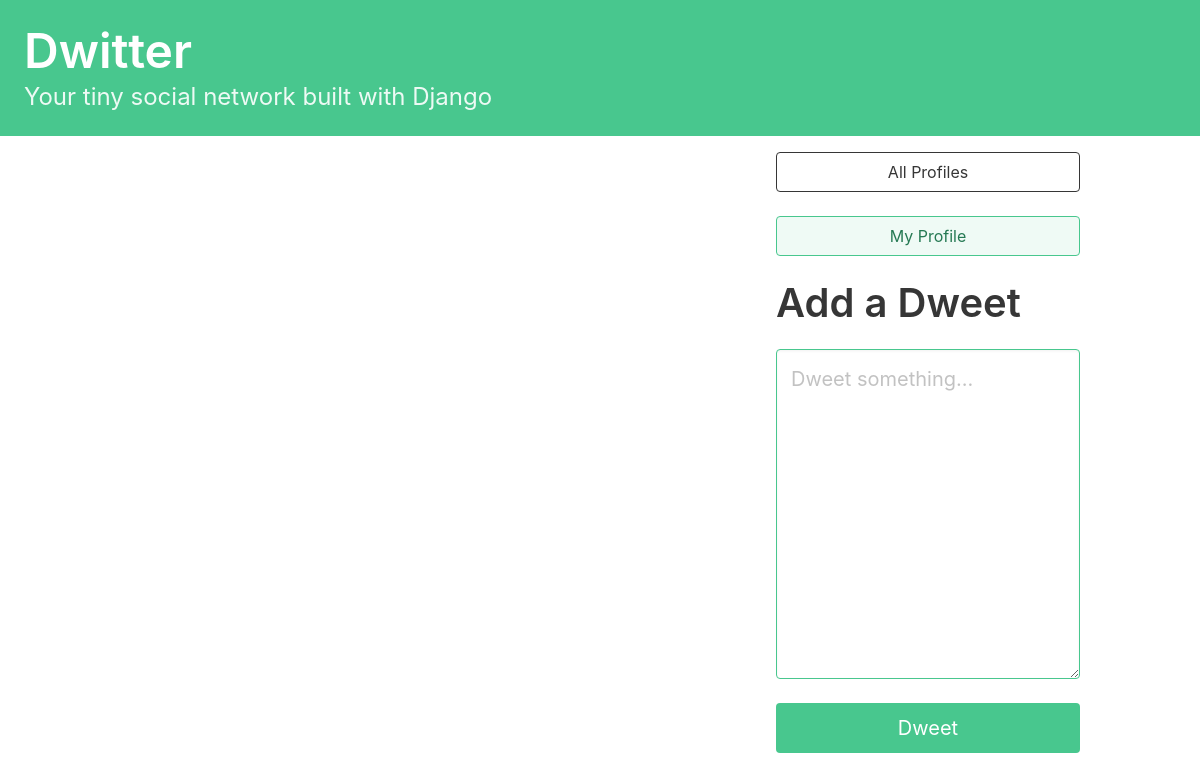
Page / (signed in) on the earlier database version.
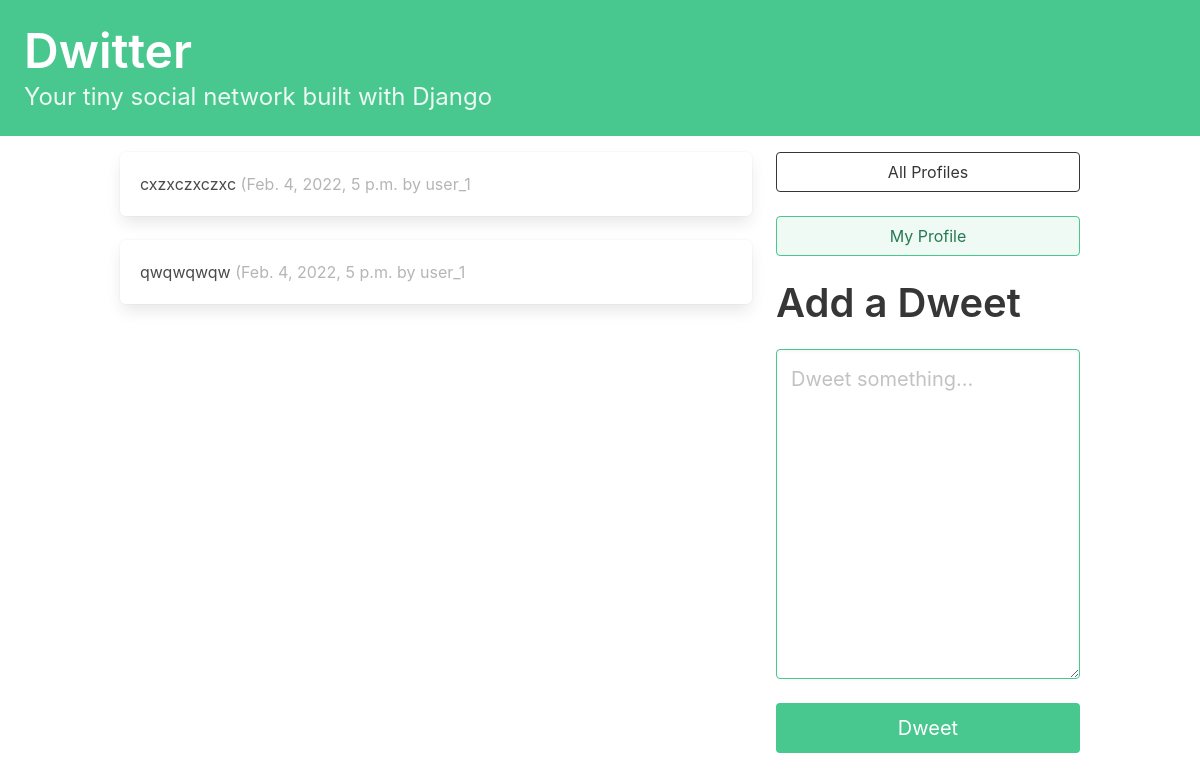
Same page on the later database version.
### dwitter/models.py (models this page shows, shortened)
class Dweet(models.Model):
    user = models.ForeignKey(
        User, related_name="dweets", on_delete=models.DO_NOTHING
    )
    body = models.CharField(max_length=140)
    created_at = models.DateTimeField(auto_now_add=True)

### dwitter/views.py (the view)
# urls.py: path("", dashboard, name="dashboard"),
def dashboard(request):
    if not request.user.is_authenticated:
        return redirect('dwitter:login')
    form = DweetForm(request.POST or None)
    if request.method == "POST":
        if form.is_valid():
            dweet = form.save(commit=False)
            dweet.user = request.user
            dweet.save()
            return redirect("dwitter:dashboard")
    followed_dweets = Dweet.objects.filter(
        user__profile__in=request.user.profile.follows.all()
    ).order_by("-created_at")
    return render(
        request,
        "dwitter/dashboard.html",
        {"form": form, "dweets": followed_dweets},
    )

### dwitter/forms.py
class DweetForm(forms.ModelForm):
    body = forms.CharField(
        required=True,
        widget=forms.widgets.Textarea(
            attrs={
                "placeholder": "Dweet something...",
                "class": "textarea is-success is-medium",
            }
        ),
        label="",
    )
    class Meta:
        model = Dweet
        exclude = ("user",)

### dwitter/templates/dwitter/dashboard.html (shortened to what this page needs)
{% extends 'base.html' %}
{% block content %}
    <div class="column">
        {% for dweet in dweets %}
            <div class="box">
                {{ dweet.body }}
                <span class="is-small has-text-grey-light">
            ({{ dweet.created_at }} by {{ dweet.user.username }}
        </span>
            </div>
        {% endfor %}
    </div>
    <div class="column is-one-third">
        <div class="block">
            <a href="{% url 'dwitter:profile_list' %} ">
                <button class="button is-dark is-outlined is-fullwidth">
                    All Profiles
                </button>
            </a>
        </div>
        <div class="block">
            <a href="{% url 'dwitter:profile' request.user.profile.id %} ">
                <button class="button is-success is-light is-outlined is-fullwidth">
                    My Profile
                </button>
            </a>
        </div>
        <div class="block">
            <div class="block">
                <h2 class="title is-2">Add a Dweet</h2>
            </div>
            <div class="block">
                <form method="post">
                    {{ form.as_p }}
                    <button class="button is-success is-fullwidth is-medium mt-5"
                            type="submit">Dweet
                    </button>
                </form>
            </div>
        </div>
    </div>
{% endblock content %}

Differences in the rows shown:
added Dweet: body "cxzxczxczxc", created_at "Feb. 4, 2022, 5 p.m.", user.username "user_1"
added Dweet: body "qwqwqwqw", created_at "Feb. 4, 2022, 5 p.m.", user.username "user_1"
